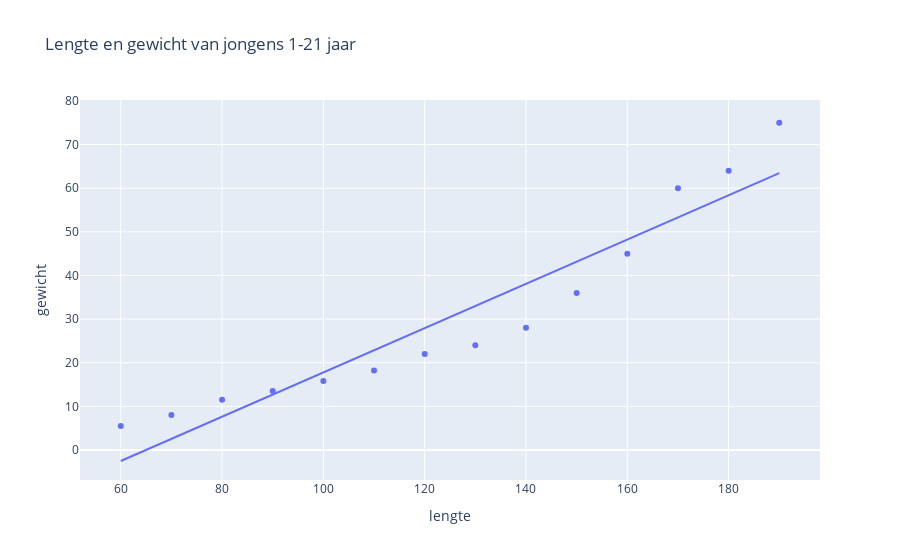

The notebook cell this image was saved under:
### Markdown cell above
Een feature is een deel van de totale informatie waarmee je een voorspelling kunt maken. Bijvoorbeeld, wanneer je iemands gewicht wilt voorspellen aan de hand van iemands lengte, dan is lengte je feature (zie grafiek hieronder). Hoewel het verband tussen gewicht en lengte niet 1 op 1 is zijn over het algemeen lange mensen zwaarder dan kleine mensen. Een andere feature die je dan zou kunnen toevoegen om je voorspelling te verbeteren is bijvoorbeeld het aantal uren sporten per week. Samen met de lengte zal dit betere voorspellingen geven omdat (vaak) wanneer je meer sport je geen uitschieter hebt in gewicht (een nogal grove aanname). Zoals je misschien merkt kan je vele features bedenken en daarom heb je zeker een mate van creativiteit nodig!

### Code cell
#| echo: false
#| eval: true
# Lengte en gewicht van jongens 1-21 jaar 
lengte = [60, 70, 80, 90, 100, 110, 120, 130, 140, 150, 160, 170, 180, 190]
gewicht = [5.5, 8, 11.5, 13.5, 15.8, 18.2, 22, 24, 28, 36, 45, 60, 64, 75]

df = pd.DataFrame(zip(lengte, gewicht), columns=["lengte", "gewicht"])

fig = px.scatter(df, x="lengte", y="gewicht", title="Lengte en gewicht van jongens 1-21 jaar", trendline="ols")
fig.show()

### Figure 1 — Plotly figure (JSON) as saved in the notebook; plotly's stock layout.template omitted (floating-point values rounded to 4 significant figures)
{"data": [{"hovertemplate": "lengte=%{x}<br>gewicht=%{y}<extra></extra>", "legendgroup": "", "marker": {"color": "#636efa", "symbol": "circle"}, "mode": "markers", "name": "", "orientation": "v", "showlegend": false, "type": "scatter", "x": [60, 70, 80, 90, 100, 110, 120, 130, 140, 150, 160, 170, 180, 190], "xaxis": "x", "y": [5.5, 8, 11.5, 13.5, 15.8, 18.2, 22, 24, 28, 36, 45, 60, 64, 75], "yaxis": "y"}, {"hovertemplate": "<b>OLS trendline</b><br>gewicht = 0.507451 * lengte + -32.967<br>R<sup>2</sup>=0.903689<br><br>lengte=%{x}<br>gewicht=%{y} <b>(trend)</b><extra></extra>", "legendgroup": "", "marker": {"color": "#636efa", "symbol": "circle"}, "mode": "lines", "name": "", "showlegend": false, "type": "scatter", "x": [60, 70, 80, 90, 100, 110, 120, 130, 140, 150, 160, 170, 180, 190], "xaxis": "x", "y": [-2.52, 2.555, 7.629, 12.7, 17.78, 22.85, 27.93, 33.0, 38.08, 43.15, 48.23, 53.3, 58.37, 63.45], "yaxis": "y"}], "layout": {"legend": {"tracegroupgap": 0}, "title": {"text": "Lengte en gewicht van jongens 1-21 jaar"}, "xaxis": {"anchor": "y", "domain": [0, 1], "title": {"text": "lengte"}}, "yaxis": {"anchor": "x", "domain": [0, 1], "title": {"text": "gewicht"}}}}
